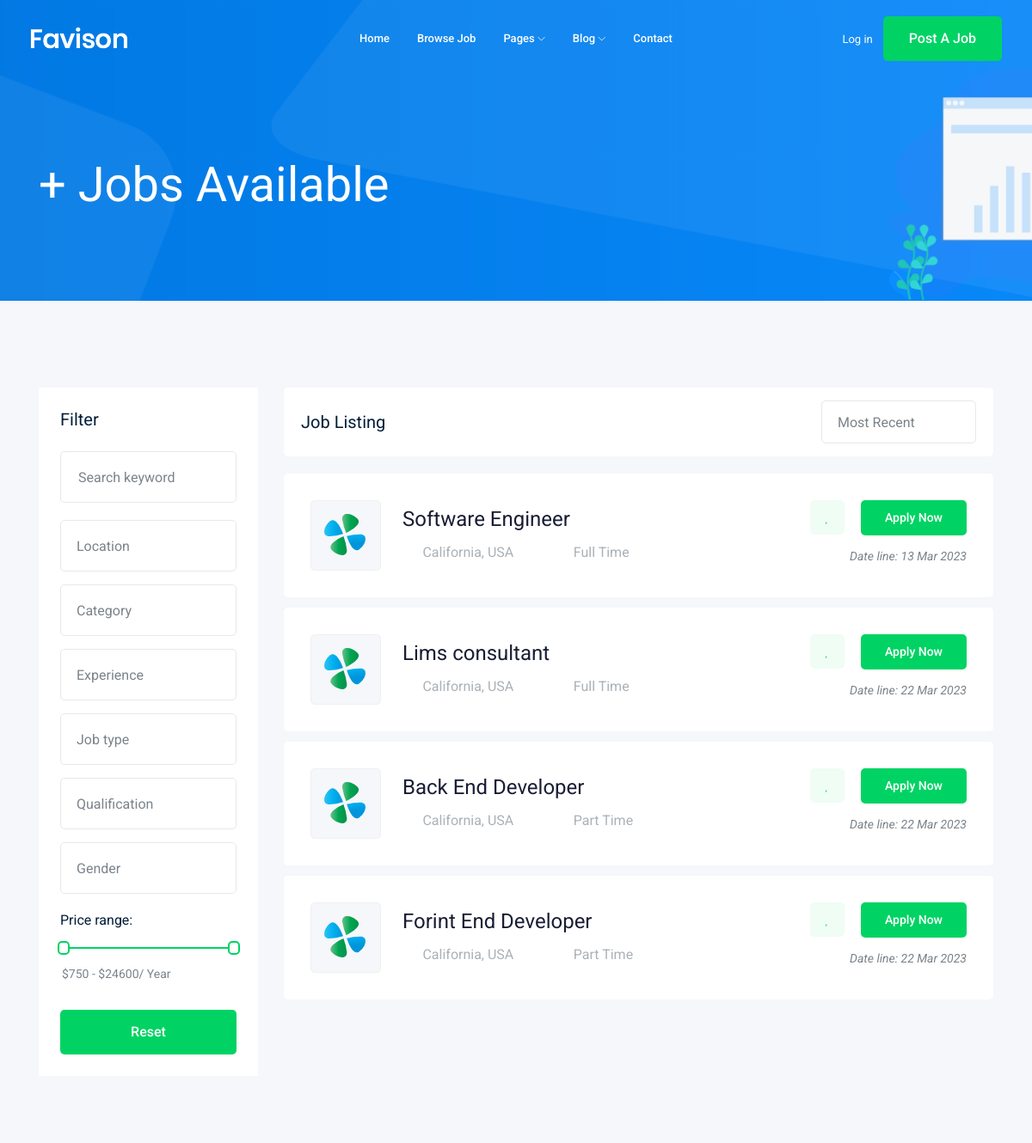
The app's page /jobs/ (upper part), older data.
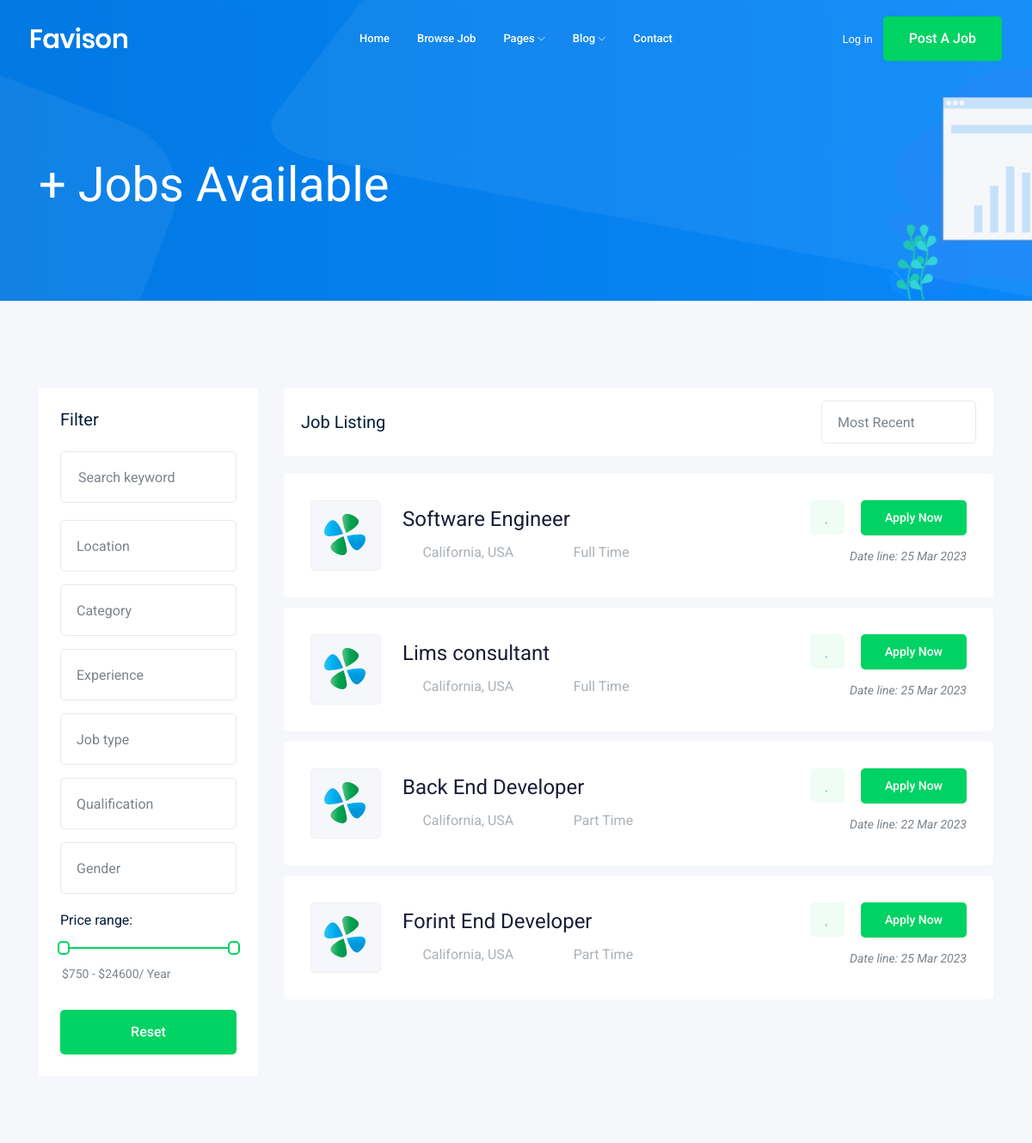
The same page, newer data.
### job/models.py (models this page shows, shortened)
class JOb(models.Model): #Table in DB
    title = models.CharField(max_length=100) # Column in DB
    Job_type = models.CharField(max_length=15, choices=JOB_TYPE)
    Description = models.TextField(max_length=1000)
    Published_At = models.DateTimeField(auto_now=True)
    Vacancy = models.IntegerField(default=1)
    Salary = models.IntegerField(default=0)
    Experiance = models.IntegerField(default=1)
    category = models.ForeignKey('Category',on_delete=models.CASCADE)
    image = models.ImageField(upload_to=Image_upload)
    slug = models.SlugField(blank=True , null=True)
    def __str__(self):
        return self.title

### job/views.py (the view)
def job_list(resquest):
    job_list = JOb.objects.all()
    paginator = Paginator(job_list, 4)
    page_number = resquest.GET.get('page')
    page_obj = paginator.get_page(page_number)
    context = {'jobs' : page_obj}
    return render(resquest,"job/job_list.html",context)

### job/templates/job/job_list.html (shortened to what the changed rows need)
{% extends 'base.html' %}
{% block body %}
    <div class="job_listing_area plus_padding">
        <div class="container">
            <div class="row">
                <div class="col-lg-9">
                    <div class="job_lists m-0">
                        <div class="row">
                            {% for job in jobs %}
                                <div class="col-lg-12 col-md-12">
                                    <div class="single_jobs white-bg d-flex justify-content-between">
                                        <div class="jobs_left d-flex align-items-center">
                                            <div class="thumb">
                                                <img src="img/svg_icon/1.svg" alt="">
                                            </div>
                                            <div class="jobs_conetent">
                                                <a href="{% url 'jobs:job_detail' job.slug %}"><h4>{{job}}</h4></a>
                                                <div class="links_locat d-flex align-items-center">
                                                    <div class="location">
                                                        <p> <i class="fa fa-map-marker"></i> California, USA</p>
                                                    </div>
                                                    <div class="location">
                                                        <p> <i class="fa fa-clock-o"></i>{{job.Job_type}}</p>
                                                    </div>
                                                </div>
                                            </div>
                                        </div>
                                        <div class="jobs_right">
                                            <div class="apply_now">
                                                <a class="heart_mark" href="#"> <i class="fa fa-heart"></i> </a>
                                                <a href="{% url 'jobs:job_detail' job.slug %}" class="boxed-btn3">Apply Now</a>
                                            </div>
                                            <div class="date">
                                                <p>Date line: {{job.Published_At|date:'d M o'}}</p>
                                            </div>
                                        </div>
                                    </div>
                                </div>
                            {% endfor %}
                        </div>
                    </div>
                </div>
            </div>
        </div>
    </div>
{% endblock body %}

Row changes from the older to the newer data that the page shows:
changed JOb "Software Engineer": Published_At "13 Mar 2023" → "25 Mar 2023"
changed JOb "Lims consultant": Published_At "22 Mar 2023" → "25 Mar 2023"
changed JOb "Forint End Developer": Published_At "22 Mar 2023" → "25 Mar 2023"
